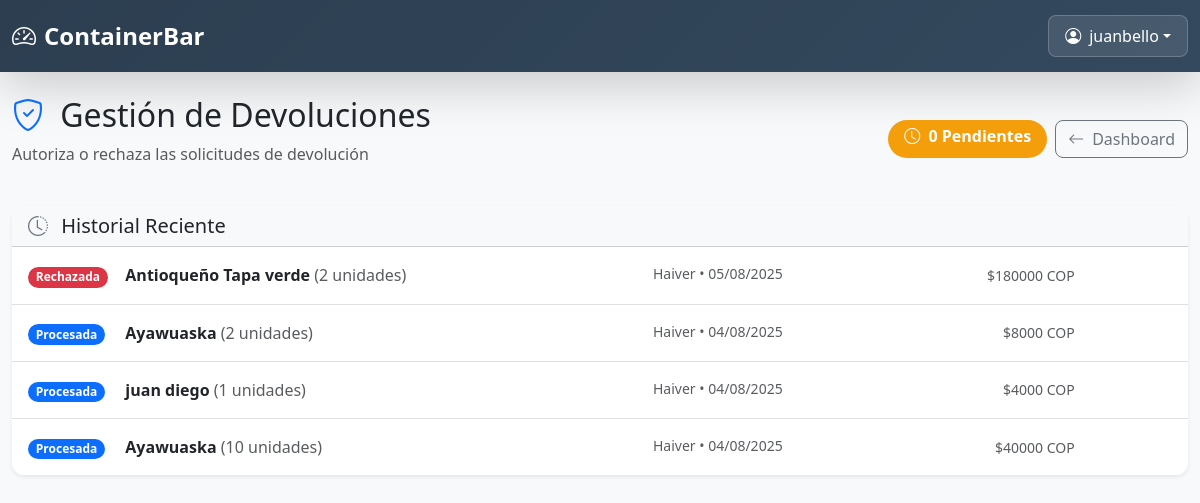
/panel/devoluciones/ (signed in), run on the app's committed database.
### core/models.py (models this page shows, shortened)
class Devolucion(models.Model):
    ESTADO_CHOICES = [
        ('pendiente', 'Pendiente de Autorización'),
        ('autorizada', 'Autorizada'),
        ('rechazada', 'Rechazada'),
        ('procesada', 'Procesada'),
    ]
    producto = models.ForeignKey(Producto, on_delete=models.CASCADE)
    cantidad = models.PositiveIntegerField()
    observaciones = models.TextField()
    estado = models.CharField(max_length=20, choices=ESTADO_CHOICES, default='pendiente')
    solicitada_por = models.ForeignKey(User, on_delete=models.CASCADE, related_name='devoluciones_solicitadas')
    autorizada_por = models.ForeignKey(User, on_delete=models.SET_NULL, null=True, blank=True, related_name='devoluciones_autorizadas')
    fecha_solicitud = models.DateTimeField(auto_now_add=True)
    fecha_autorizacion = models.DateTimeField(null=True, blank=True)
    fecha_procesamiento = models.DateTimeField(null=True, blank=True)
    comentario_admin = models.TextField(blank=True, null=True)
    movimiento_reversion = models.OneToOneField(MovimientoContable, on_delete=models.SET_NULL, null=True, blank=True)
    def valor_total(self):
        return self.producto.precio * self.cantidad
    class Meta:
        ordering = ['-fecha_solicitud']
        verbose_name = 'Devolución'
        verbose_name_plural = 'Devoluciones'

class Producto(models.Model):
    nombre = models.CharField(max_length=100)
    categoria = models.ForeignKey(Categoria, on_delete=models.SET_NULL, null=True, related_name='productos')
    descripcion = models.TextField(blank=True)
    precio_costo = models.DecimalField(max_digits=10, decimal_places=2, default=0)  # NUEVO
    precio = models.DecimalField(max_digits=10, decimal_places=2)  # Este es el precio de venta
    cantidad = models.PositiveIntegerField()
    creado = models.DateTimeField(auto_now_add=True)
    actualizado = models.DateTimeField(auto_now=True)

### core/views.py (the view)
# urls.py: path('panel/devoluciones/', views.gestionar_devoluciones, name='gestionar_devoluciones'),
@never_cache
@login_required
def gestionar_devoluciones(request):
    perfil = request.user.perfil
    if perfil.rol != 'admin':
        return HttpResponseForbidden("Acceso denegado")
    devoluciones_pendientes = Devolucion.objects.filter(estado='pendiente').order_by('-fecha_solicitud')
    devoluciones_procesadas = Devolucion.objects.exclude(estado='pendiente').order_by('-fecha_solicitud')[:10]
    context = {
        'devoluciones_pendientes': devoluciones_pendientes,
        'devoluciones_procesadas': devoluciones_procesadas,
        'total_pendientes': devoluciones_pendientes.count()
    }
    return render(request, 'core/devoluciones/gestionar.html', context)

### core/templates/core/devoluciones/gestionar.html (shortened to what this page needs)
{% extends 'core/base.html' %}
{% load static %}
{% block content %}
<div class="container-fluid mt-4" style="max-width: 1200px;">
  <div class="row">
    <div class="col-12">
      <div class="d-flex justify-content-between align-items-center mb-4">
        <div>
          <h2 class="text-dark mb-2">
            <i class="bi bi-shield-check text-primary me-2"></i>
            Gestión de Devoluciones
          </h2>
          <p class="text-muted">Autoriza o rechaza las solicitudes de devolución</p>
        </div>
        <div class="d-flex gap-2">
          <div class="badge bg-warning fs-6 px-3 py-2">
            <i class="bi bi-clock me-1"></i>
            {{ total_pendientes }} Pendiente{{ total_pendientes|pluralize }}
          </div>
          <a href="{% url 'admin_dashboard' %}" class="btn btn-outline-secondary">
            <i class="bi bi-arrow-left me-2"></i>Dashboard
          </a>
        </div>
      </div>
      {% if devoluciones_procesadas %}
        <div class="card border-0 shadow-sm">
          <div class="card-header bg-light">
            <h5 class="card-title text-dark mb-0">
              <i class="bi bi-clock-history text-secondary me-2"></i>
              Historial Reciente
            </h5>
          </div>
          <div class="card-body p-0">
            {% for devolucion in devoluciones_procesadas %}
            <div class="border-bottom p-3 {% if forloop.last %}border-0{% endif %}">
              <div class="row align-items-center">
                <div class="col-md-1">
                  {% if devolucion.estado == 'autorizada' %}
                    <span class="badge bg-success">Autorizada</span>
                  {% elif devolucion.estado == 'rechazada' %}
                    <span class="badge bg-danger">Rechazada</span>
                  {% elif devolucion.estado == 'procesada' %}
                    <span class="badge bg-primary">Procesada</span>
                  {% endif %}
                </div>
                <div class="col-md-7">
                  <div class="d-flex justify-content-between">
                    <div>
                      <strong>{{ devolucion.producto.nombre }}</strong>
                      <span class="text-muted">({{ devolucion.cantidad }} unidades)</span>
                    </div>
                    <div class="text-muted small">
                      {{ devolucion.solicitada_por.username }} •
                      {{ devolucion.fecha_solicitud|date:"d/m/Y" }}
                    </div>
                  </div>
                </div>
                <div class="col-md-3 text-end">
                  <div class="text-muted small">
                    ${{ devolucion.valor_total|floatformat:0 }} COP
                  </div>
                </div>
              </div>
            </div>
            {% endfor %}
          </div>
        </div>
      {% endif %}
    </div>
  </div>
</div>
{% endblock %}

### core/templates/core/base.html (shortened to what this page needs)
<!DOCTYPE html>
<html lang="es">
<head>
  <link href="https://cdn.jsdelivr.net/npm/bootstrap@5.3.0/dist/css/bootstrap.min.css" rel="stylesheet">
  <link href="https://cdn.jsdelivr.net/npm/bootstrap-icons@1.10.5/font/bootstrap-icons.css" rel="stylesheet">
  <link href="https://cdnjs.cloudflare.com/ajax/libs/animate.css/4.1.1/animate.min.css" rel="stylesheet">
</head>
<body class="bg-light">
  <header class="header-fixed shadow-lg">
    <div class="container-fluid">
      <div class="d-flex justify-content-between align-items-center">
        <h3 class="header-title d-flex align-items-center">
          <i class="bi bi-speedometer2 me-2"></i>
          <span class="mobile-hide">Container </span> Bar
        </h3>
        {% if user.is_authenticated %}
          <div class="dropdown">
            <button class="btn user-btn dropdown-toggle d-flex align-items-center"
                    type="button"
                    id="usuarioDropdown"
                    data-bs-toggle="dropdown"
                    aria-expanded="false">
              <i class="bi bi-person-circle me-2"></i>
              <span class="mobile-hide">{{ request.user.username }}</span>
            </button>
          </div>
        {% endif %}
      </div>
    </div>
  </header>
  <main class="flex-grow-1">
    {% block content %}{% endblock %}
  </main>
</body>
</html>

### core/templates/core/base.html (style rules this page uses)
.header-fixed { background: linear-gradient(135deg, #2c3e50 0%, #34495e 100%); min-height: 70px; padding: 15px 0; }
.header-title { font-size: 1.5rem; font-weight: 600; margin: 0; color: white; }
.user-btn { background: rgba(255,255,255,0.1); border: 1px solid rgba(255,255,255,0.2); color: white; padding: 8px 16px; border-radius: 8px; }

### core/templates/core/devoluciones/gestionar.html (style rules this page uses)
.card { transition: all 0.3s ease; border-radius: 12px; }
.badge { border-radius: 20px; font-weight: 600; }
.btn { border-radius: 8px; font-weight: 500; transition: all 0.2s ease; }
.bg-warning { background-color: #f59e0b !important; }
.border-bottom:last-child { border-bottom: none !important; }

### data on the page
Devolucion: estado "Rechazada", producto.nombre "Antioqueño Tapa verde", cantidad "2", solicitada_por.username "Haiver", fecha_solicitud "05/08/2025", valor_total "180000"
Devolucion: estado "Procesada", producto.nombre "Ayawuaska", cantidad "2", solicitada_por.username "Haiver", fecha_solicitud "04/08/2025", valor_total "8000"
Devolucion: estado "Procesada", producto.nombre "juan diego", cantidad "1", solicitada_por.username "Haiver", fecha_solicitud "04/08/2025", valor_total "4000"
Devolucion: estado "Procesada", producto.nombre "Ayawuaska", cantidad "10", solicitada_por.username "Haiver", fecha_solicitud "04/08/2025", valor_total "40000"

### other printed values
{{ request.user.username }} "juanbello"
{{ total_pendientes }} "0"
